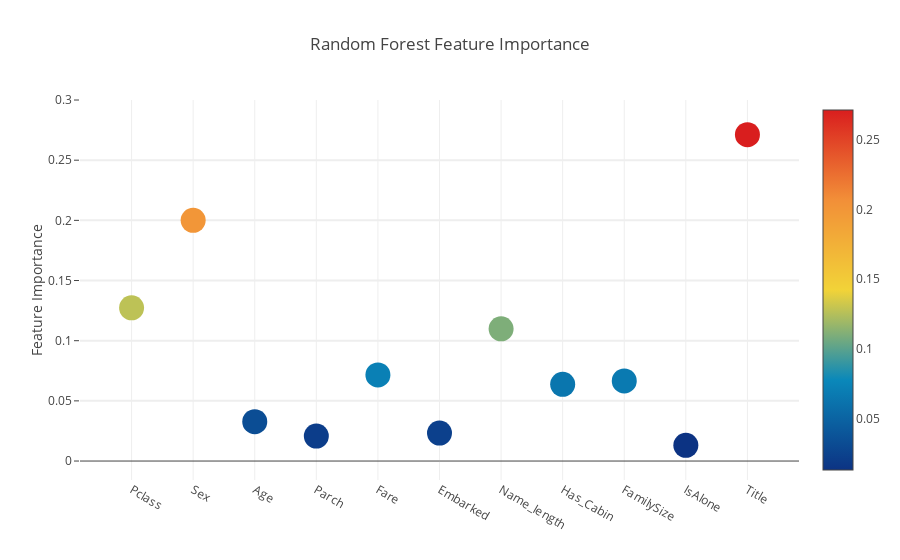

The code cell stored with this chart in its notebook:
### Code cell
import plotly.graph_objs as go
import plotly.offline as py
py.init_notebook_mode(connected=True)

# Scatter plot
trace = go.Scatter(
    y=feature_dataframe['Random Forest feature importances'].values,
    x=feature_dataframe['features'].values,
    mode='markers',
    marker=dict(
        sizemode='diameter',
        sizeref=1,
        size=25,
        #       size= feature_dataframe['AdaBoost feature importances'].values,
        #color = np.random.randn(500), #set color equal to a variable
        color=feature_dataframe['Random Forest feature importances'].values,
        colorscale='Portland',
        showscale=True),
    text=feature_dataframe['features'].values)
data = [trace]
layout = go.Layout(
    autosize=True,
    title='Random Forest Feature Importance',
    hovermode='closest',
    #     xaxis= dict(
    #         title= 'Pop',
    #         ticklen= 5,
    #         zeroline= False,
    #         gridwidth= 2,
    #     ),
    yaxis=dict(title='Feature Importance', ticklen=5, gridwidth=2),
    showlegend=False)
fig = go.Figure(data=data, layout=layout)
py.iplot(fig, filename='scatter2010')

### Figure 1 — Plotly figure (JSON) as saved in the notebook; plotly's stock layout.template omitted (floating-point values rounded to 4 significant figures)
{"data": [{"marker": {"color": [0.1273, 0.2, 0.03269, 0.02072, 0.07155, 0.02327, 0.1099, 0.06375, 0.06658, 0.01302, 0.2712], "colorscale": "Portland", "showscale": true, "size": 25, "sizemode": "diameter", "sizeref": 1}, "mode": "markers", "text": ["Pclass", "Sex", "Age", "Parch", "Fare", "Embarked", "Name_length", "Has_Cabin", "FamilySize", "IsAlone", "Title"], "type": "scatter", "x": ["Pclass", "Sex", "Age", "Parch", "Fare", "Embarked", "Name_length", "Has_Cabin", "FamilySize", "IsAlone", "Title"], "y": [0.1273, 0.2, 0.03269, 0.02072, 0.07155, 0.02327, 0.1099, 0.06375, 0.06658, 0.01302, 0.2712]}], "layout": {"autosize": true, "hovermode": "closest", "showlegend": false, "title": "Random Forest Feature Importance", "yaxis": {"gridwidth": 2, "ticklen": 5, "title": "Feature Importance"}}}
